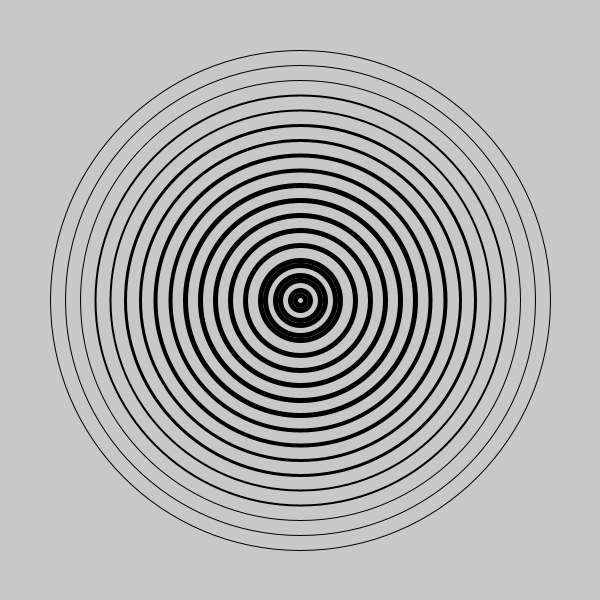
Frame 1 (no input)
Frame 60 (the mouse pressed at the canvas centre just before this capture): identical to frame 1, image omitted
Frame 120 (the mouse held since frame 60 and released just before this capture): identical to frame 1, image omitted

The Processing sketch that drew this single still picture (run headless with seeded random() and noise(); from frame 60 on, the mouse is pressed at the canvas centre):

// Processing sketch: circle
// ── circle.pde
int strokeWeight = 1;
int rad = 500;

void setup() {
  size(600, 600);
  noFill();
  background(200, 200, 200);

  for (int i = 0; i < 20; i++) {
      strokeWeight(strokeWeight);
      ellipse(width/2, height/2, rad, rad);
      rad -= 30;
      if (i > 1 && i%2==0 && i <= 8) {
        strokeWeight++;
      }
  }
}

void draw() {}
